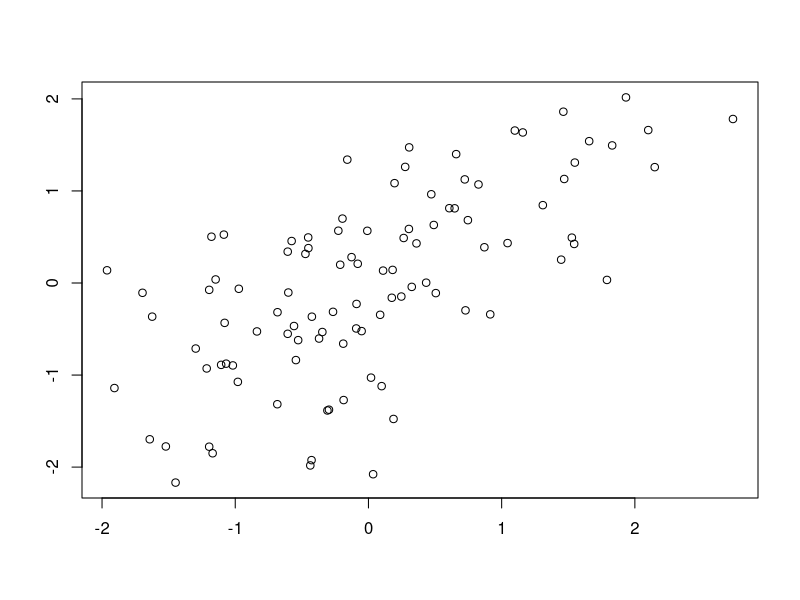

Write the R code that produced this figure.
## ---- chunk 1

library(MASS)
d.cor <- 0.66
out.2 <- as.data.frame(mvrnorm(100, mu = c(0,0), 
                             Sigma = matrix(c(1,d.cor,d.cor,1), ncol = 2), 
                             empirical = TRUE))
plot(out.2,frame.plot=TRUE, axes=TRUE,xlab="",ylab= "" )

